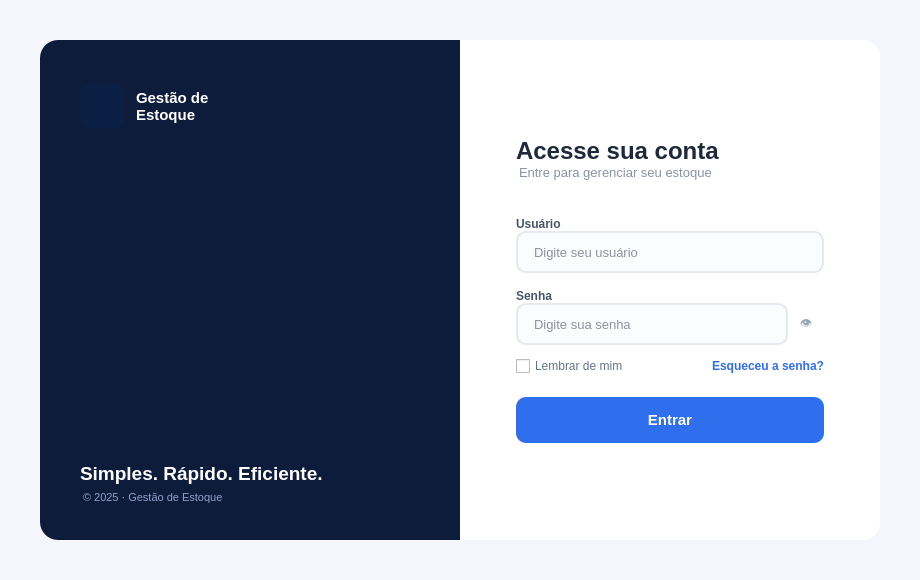
<?xml version="1.0" encoding="UTF-8"?>
<ui version="4.0">
 <class>LoginScreen</class>
 <widget class="QWidget" name="LoginScreen">
  <property name="geometry">
   <rect>
    <x>0</x>
    <y>0</y>
    <width>920</width>
    <height>580</height>
   </rect>
  </property>
  <property name="minimumSize">
   <size>
    <width>920</width>
    <height>580</height>
   </size>
  </property>
  <property name="windowTitle">
   <string>Gestão de Estoque - Acesse sua conta</string>
  </property>
  <property name="styleSheet">
   <string notr="true">QWidget#LoginScreen { background-color: #f4f6fb; }</string>
  </property>
  <layout class="QHBoxLayout" name="rootLayout">
   <property name="spacing">
    <number>0</number>
   </property>
   <property name="leftMargin">
    <number>40</number>
   </property>
   <property name="topMargin">
    <number>40</number>
   </property>
   <property name="rightMargin">
    <number>40</number>
   </property>
   <property name="bottomMargin">
    <number>40</number>
   </property>
   <item>
    <widget class="QFrame" name="cardFrame">
     <property name="styleSheet">
      <string notr="true">QFrame#cardFrame { background-color: #ffffff; border-radius: 18px; }</string>
     </property>
     <property name="frameShape">
      <enum>QFrame::StyledPanel</enum>
     </property>
     <property name="frameShadow">
      <enum>QFrame::Raised</enum>
     </property>
     <layout class="QHBoxLayout" name="cardLayout">
      <property name="spacing">
       <number>0</number>
      </property>
      <property name="leftMargin">
       <number>0</number>
      </property>
      <property name="topMargin">
       <number>0</number>
      </property>
      <property name="rightMargin">
       <number>0</number>
      </property>
      <property name="bottomMargin">
       <number>0</number>
      </property>

      <!-- ===================== LEFT PANEL ===================== -->
      <item>
       <widget class="QFrame" name="leftPanel">
        <property name="minimumSize">
         <size>
          <width>420</width>
          <height>0</height>
         </size>
        </property>
        <property name="maximumSize">
         <size>
          <width>420</width>
          <height>16777215</height>
         </size>
        </property>
        <property name="styleSheet">
         <string notr="true">QFrame#leftPanel { background-color: #0e1c3c; border-top-left-radius: 18px; border-bottom-left-radius: 18px; }
QLabel { color: #ffffff; }</string>
        </property>
        <property name="frameShape">
         <enum>QFrame::StyledPanel</enum>
        </property>
        <layout class="QVBoxLayout" name="leftLayout">
         <property name="spacing">
          <number>0</number>
         </property>
         <property name="leftMargin">
          <number>40</number>
         </property>
         <property name="topMargin">
          <number>44</number>
         </property>
         <property name="rightMargin">
          <number>40</number>
         </property>
         <property name="bottomMargin">
          <number>36</number>
         </property>
         <item>
          <layout class="QHBoxLayout" name="brandLayout">
           <property name="spacing">
            <number>12</number>
           </property>
           <item>
            <widget class="QLabel" name="brandIcon">
             <property name="minimumSize">
              <size>
               <width>44</width>
               <height>44</height>
              </size>
             </property>
             <property name="maximumSize">
              <size>
               <width>44</width>
               <height>44</height>
              </size>
             </property>
             <property name="styleSheet">
              <string notr="true">QLabel#brandIcon { background-color: #0b1f44; border-radius: 10px; }</string>
             </property>
             <property name="text">
              <string/>
             </property>
            </widget>
           </item>
           <item>
            <widget class="QLabel" name="brandName">
             <property name="font">
              <font>
               <family>Segoe UI</family>
               <pointsize>11</pointsize>
               <weight>75</weight>
               <bold>true</bold>
              </font>
             </property>
             <property name="text">
              <string>Gestão de
Estoque</string>
             </property>
            </widget>
           </item>
           <item>
            <spacer name="brandSpacer">
             <property name="orientation">
              <enum>Qt::Horizontal</enum>
             </property>
             <property name="sizeHint" stdset="0">
              <size>
               <width>40</width>
               <height>20</height>
              </size>
             </property>
            </spacer>
           </item>
          </layout>
         </item>
         <item>
          <spacer name="leftSpacerTop">
           <property name="orientation">
            <enum>Qt::Vertical</enum>
           </property>
           <property name="sizeHint" stdset="0">
            <size>
             <width>20</width>
             <height>140</height>
            </size>
           </property>
          </spacer>
         </item>
         <item>
          <widget class="QLabel" name="illustrationLabel">
           <property name="minimumSize">
            <size>
             <width>0</width>
             <height>180</height>
            </size>
           </property>
           <property name="alignment">
            <set>Qt::AlignCenter</set>
           </property>
           <property name="pixmap">
            <pixmap>:/images/box_illustration.png</pixmap>
           </property>
           <property name="scaledContents">
            <bool>false</bool>
           </property>
           <property name="text">
            <string/>
           </property>
          </widget>
         </item>
         <item>
          <spacer name="leftSpacerBottom">
           <property name="orientation">
            <enum>Qt::Vertical</enum>
           </property>
           <property name="sizeHint" stdset="0">
            <size>
             <width>20</width>
             <height>140</height>
            </size>
           </property>
          </spacer>
         </item>
         <item>
          <widget class="QLabel" name="taglineLabel">
           <property name="font">
            <font>
             <family>Segoe UI</family>
             <pointsize>14</pointsize>
             <weight>75</weight>
             <bold>true</bold>
            </font>
           </property>
           <property name="text">
            <string>Simples. Rápido. Eficiente.</string>
           </property>
          </widget>
         </item>
         <item>
          <widget class="QLabel" name="copyrightLabel">
           <property name="font">
            <font>
             <family>Segoe UI</family>
             <pointsize>8</pointsize>
            </font>
           </property>
           <property name="styleSheet">
            <string notr="true">color: #8fa0c9; margin-top: 6px;</string>
           </property>
           <property name="text">
            <string>© 2025 · Gestão de Estoque</string>
           </property>
          </widget>
         </item>
        </layout>
       </widget>
      </item>

      <!-- ===================== RIGHT PANEL ===================== -->
      <item>
       <widget class="QFrame" name="rightPanel">
        <property name="styleSheet">
         <string notr="true">QFrame#rightPanel { background-color: #ffffff; border-top-right-radius: 18px; border-bottom-right-radius: 18px; }</string>
        </property>
        <property name="frameShape">
         <enum>QFrame::StyledPanel</enum>
        </property>
        <layout class="QVBoxLayout" name="rightLayout">
         <property name="spacing">
          <number>0</number>
         </property>
         <property name="leftMargin">
          <number>56</number>
         </property>
         <property name="topMargin">
          <number>60</number>
         </property>
         <property name="rightMargin">
          <number>56</number>
         </property>
         <property name="bottomMargin">
          <number>60</number>
         </property>
         <item>
          <spacer name="rightSpacerTop">
           <property name="orientation">
            <enum>Qt::Vertical</enum>
           </property>
           <property name="sizeHint" stdset="0">
            <size>
             <width>20</width>
             <height>40</height>
            </size>
           </property>
          </spacer>
         </item>
         <item>
          <widget class="QLabel" name="titleLabel">
           <property name="font">
            <font>
             <family>Segoe UI</family>
             <pointsize>18</pointsize>
             <weight>75</weight>
             <bold>true</bold>
            </font>
           </property>
           <property name="styleSheet">
            <string notr="true">color: #1e293b;</string>
           </property>
           <property name="text">
            <string>Acesse sua conta</string>
           </property>
          </widget>
         </item>
         <item>
          <widget class="QLabel" name="subtitleLabel">
           <property name="font">
            <font>
             <family>Segoe UI</family>
             <pointsize>10</pointsize>
            </font>
           </property>
           <property name="styleSheet">
            <string notr="true">color: #8992a6; margin-bottom: 10px;</string>
           </property>
           <property name="text">
            <string>Entre para gerenciar seu estoque</string>
           </property>
          </widget>
         </item>
         <item>
          <spacer name="formSpacerTop">
           <property name="orientation">
            <enum>Qt::Vertical</enum>
           </property>
           <property name="sizeHint" stdset="0">
            <size>
             <width>20</width>
             <height>30</height>
            </size>
           </property>
          </spacer>
         </item>

         <!-- Usuário -->
         <item>
          <widget class="QLabel" name="usuarioLabel">
           <property name="font">
            <font>
             <family>Segoe UI</family>
             <pointsize>9</pointsize>
             <weight>75</weight>
             <bold>true</bold>
            </font>
           </property>
           <property name="styleSheet">
            <string notr="true">color: #475569;</string>
           </property>
           <property name="text">
            <string>Usuário</string>
           </property>
          </widget>
         </item>
         <item>
          <widget class="QLineEdit" name="usuarioLineEdit">
           <property name="minimumSize">
            <size>
             <width>0</width>
             <height>42</height>
            </size>
           </property>
           <property name="styleSheet">
            <string notr="true">QLineEdit {
  border: 1.5px solid #e6e9f0;
  border-radius: 10px;
  padding: 8px 14px;
  font-size: 10pt;
  background-color: #fbfcfe;
  color: #1e293b;
}
QLineEdit:focus {
  border: 1.5px solid #2f6fed;
  background-color: #ffffff;
}</string>
           </property>
           <property name="placeholderText">
            <string>Digite seu usuário</string>
           </property>
          </widget>
         </item>
         <item>
          <spacer name="fieldSpacer1">
           <property name="orientation">
            <enum>Qt::Vertical</enum>
           </property>
           <property name="sizeHint" stdset="0">
            <size>
             <width>20</width>
             <height>18</height>
            </size>
           </property>
          </spacer>
         </item>

         <!-- Senha -->
         <item>
          <widget class="QLabel" name="senhaLabel">
           <property name="font">
            <font>
             <family>Segoe UI</family>
             <pointsize>9</pointsize>
             <weight>75</weight>
             <bold>true</bold>
            </font>
           </property>
           <property name="styleSheet">
            <string notr="true">color: #475569;</string>
           </property>
           <property name="text">
            <string>Senha</string>
           </property>
          </widget>
         </item>
         <item>
          <layout class="QHBoxLayout" name="senhaLayout">
           <property name="spacing">
            <number>0</number>
           </property>
           <item>
            <widget class="QLineEdit" name="senhaLineEdit">
             <property name="minimumSize">
              <size>
               <width>0</width>
               <height>42</height>
              </size>
             </property>
             <property name="styleSheet">
              <string notr="true">QLineEdit {
  border: 1.5px solid #e6e9f0;
  border-radius: 10px;
  padding: 8px 14px;
  font-size: 10pt;
  background-color: #fbfcfe;
  color: #1e293b;
}
QLineEdit:focus {
  border: 1.5px solid #2f6fed;
  background-color: #ffffff;
}</string>
             </property>
             <property name="echoMode">
              <enum>QLineEdit::Password</enum>
             </property>
             <property name="placeholderText">
              <string>Digite sua senha</string>
             </property>
            </widget>
           </item>
           <item>
            <widget class="QToolButton" name="toggleSenhaButton">
             <property name="minimumSize">
              <size>
               <width>36</width>
               <height>42</height>
              </size>
             </property>
             <property name="maximumSize">
              <size>
               <width>36</width>
               <height>42</height>
              </size>
             </property>
             <property name="styleSheet">
              <string notr="true">QToolButton {
  border: none;
  background: transparent;
  color: #9aa4b8;
}
QToolButton:hover { color: #2f6fed; }</string>
             </property>
             <property name="text">
              <string>👁</string>
             </property>
             <property name="checkable">
              <bool>true</bool>
             </property>
            </widget>
           </item>
          </layout>
         </item>
         <item>
          <spacer name="fieldSpacer2">
           <property name="orientation">
            <enum>Qt::Vertical</enum>
           </property>
           <property name="sizeHint" stdset="0">
            <size>
             <width>20</width>
             <height>14</height>
            </size>
           </property>
          </spacer>
         </item>

         <!-- Lembrar / Esqueceu a senha -->
         <item>
          <layout class="QHBoxLayout" name="rowLayout">
           <item>
            <widget class="QCheckBox" name="lembrarCheckBox">
             <property name="font">
              <font>
               <family>Segoe UI</family>
               <pointsize>9</pointsize>
              </font>
             </property>
             <property name="styleSheet">
              <string notr="true">color: #64748b;</string>
             </property>
             <property name="text">
              <string>Lembrar de mim</string>
             </property>
            </widget>
           </item>
           <item>
            <spacer name="rowSpacer">
             <property name="orientation">
              <enum>Qt::Horizontal</enum>
             </property>
             <property name="sizeHint" stdset="0">
              <size>
               <width>40</width>
               <height>20</height>
              </size>
             </property>
            </spacer>
           </item>
           <item>
            <widget class="QLabel" name="esqueceuSenhaLabel">
             <property name="font">
              <font>
               <family>Segoe UI</family>
               <pointsize>9</pointsize>
               <weight>75</weight>
               <bold>true</bold>
              </font>
             </property>
             <property name="styleSheet">
              <string notr="true">color: #2f6fed;</string>
             </property>
             <property name="text">
              <string>Esqueceu a senha?</string>
             </property>
            </widget>
           </item>
          </layout>
         </item>
         <item>
          <spacer name="fieldSpacer3">
           <property name="orientation">
            <enum>Qt::Vertical</enum>
           </property>
           <property name="sizeHint" stdset="0">
            <size>
             <width>20</width>
             <height>24</height>
            </size>
           </property>
          </spacer>
         </item>

         <!-- Botão Entrar -->
         <item>
          <widget class="QPushButton" name="entrarButton">
           <property name="minimumSize">
            <size>
             <width>0</width>
             <height>46</height>
            </size>
           </property>
           <property name="font">
            <font>
             <family>Segoe UI</family>
             <pointsize>11</pointsize>
             <weight>75</weight>
             <bold>true</bold>
            </font>
           </property>
           <property name="cursor">
            <cursorShape>PointingHandCursor</cursorShape>
           </property>
           <property name="styleSheet">
            <string notr="true">QPushButton {
  background-color: #2f6fed;
  color: #ffffff;
  border: none;
  border-radius: 10px;
}
QPushButton:hover { background-color: #255bc4; }
QPushButton:pressed { background-color: #1f4ea3; }</string>
           </property>
           <property name="text">
            <string>Entrar</string>
           </property>
          </widget>
         </item>
         <item>
          <spacer name="rightSpacerBottom">
           <property name="orientation">
            <enum>Qt::Vertical</enum>
           </property>
           <property name="sizeHint" stdset="0">
            <size>
             <width>20</width>
             <height>40</height>
            </size>
           </property>
          </spacer>
         </item>
        </layout>
       </widget>
      </item>

     </layout>
    </widget>
   </item>
  </layout>
 </widget>
 <resources/>
 <connections/>
</ui>
